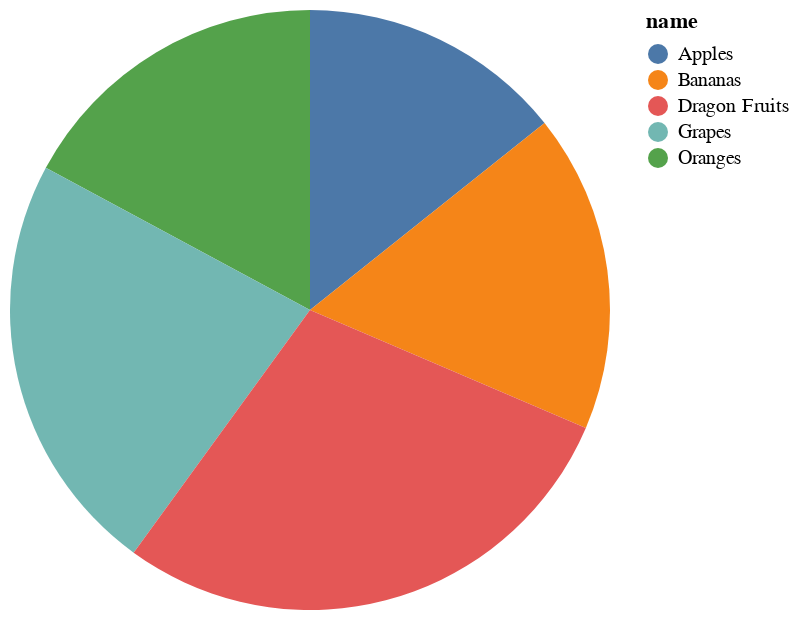

The cell this chart's notebook holds for it:
### Code cell
# create data 
df = pd.DataFrame({
    'name': ['Apples','Bananas','Oranges','Grapes','Dragon Fruits'],
    'count': [5,6,6,8,10]
})

# plot
alt.Chart(df).mark_arc(innerRadius=slider.value).encode(
    theta='count',
    color='name'
)

### Figure 1 — Vega-Lite specification as saved in the notebook (floating-point values rounded to 4 significant figures)
{"config": {"view": {"continuousWidth": 300, "continuousHeight": 300}}, "data": {"name": "data-682965ded9ae85430f72e67516b9e89e"}, "mark": {"type": "arc", "innerRadius": 0}, "encoding": {"color": {"field": "name", "type": "nominal"}, "theta": {"field": "count", "type": "quantitative"}}, "$schema": "https://vega.github.io/schema/vega-lite/v5.16.3.json", "datasets": {"data-682965ded9ae85430f72e67516b9e89e": [{"name": "Apples", "count": 5}, {"name": "Bananas", "count": 6}, {"name": "Oranges", "count": 6}, {"name": "Grapes", "count": 8}, {"name": "Dragon Fruits", "count": 10}]}}
